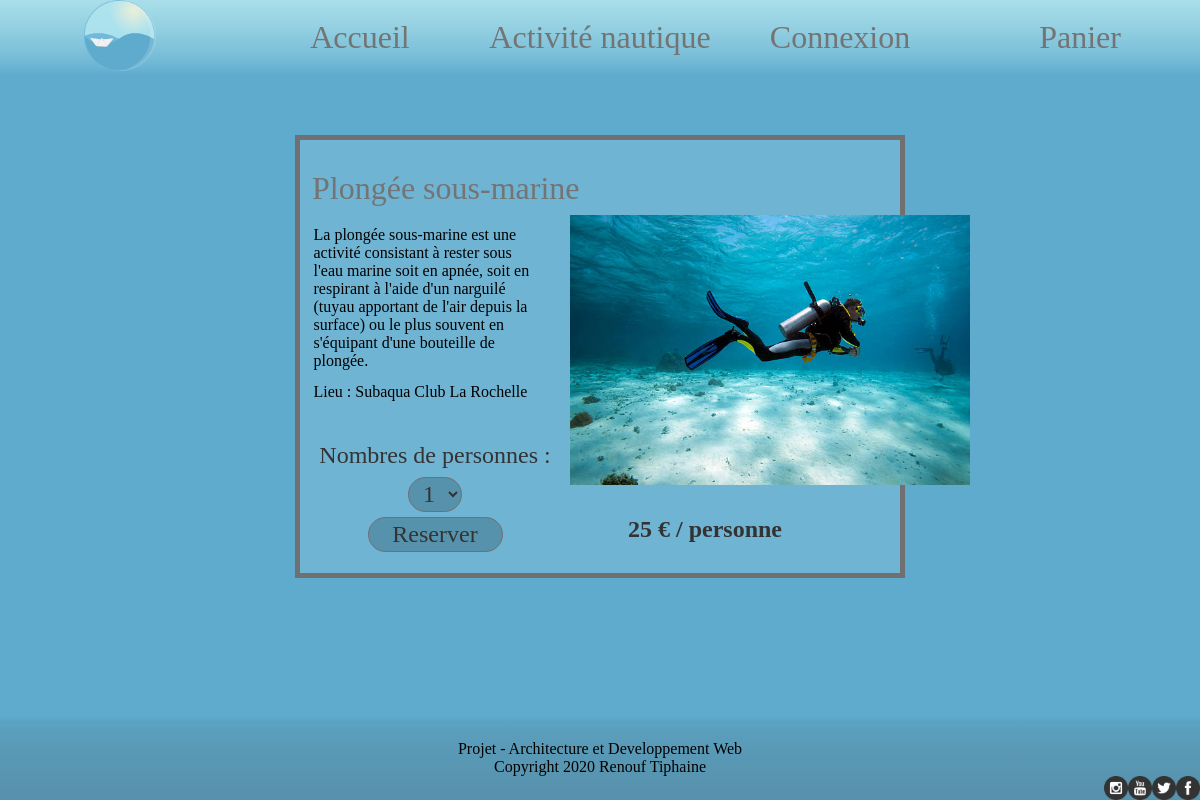
The app's page /vue_sport.php?sport=1 with its own data.
### tables this page shows
CREATE TABLE `sport` (
  `id_sport` int(11) NOT NULL,
  `id_categorie` int(11) NOT NULL,
  `nom` varchar(50) NOT NULL,
  `description` text NOT NULL,
  `lieu` varchar(50) NOT NULL,
  `prix` decimal(6,0) NOT NULL,
  `img` varchar(50) NOT NULL
);

### vue_sport.php (the view, shortened to what this page needs)
<?php
$connexion = connexion();
$size="SELECT count(*) FROM sport";
$numSport=$_GET['sport'];
if($numSport > $size){
    header('Location:index.php');
} else if (!empty($_GET['sport'])){
    $sql="SELECT * FROM sport WHERE id_sport=$numSport";
    $resultat=$connexion->query($sql);
    $sport=$resultat->fetch(PDO::FETCH_ASSOC);
} else {
    header('Location:index.php');
}
?>
<!doctype html>
<html lang="fr">
<head>
    <link rel="stylesheet" href="css/Style.css">
</head>
<body>
    <?php include("header.php");?>
    <article>
        <section id="vue_sport">
            <article>
                <p class="nom"><?=$sport['nom']?></p>
                <div class="orga">
                    <div class="orga2">
                        <p class="des2"><?=$sport['description']?></p>
                        <p id="lieux">Lieu : <?=$sport['lieu']?></p>
                            <form id="nb" action="panier.php" method="post">
                                <label id="nb_pers" for="qte_sport"> Nombres de personnes : </label>
                                <select class="formulaire" name="qte_sport">
                                    <option value="1">1</option>
                                </select>
                                <input id="reserve" type="submit" name="send"  value="Reserver" />
                            </form>
                    </div>
                    <figure>
                        <img src="<?=$sport['img']?>" alt="<?=$sport['nom']?>" class="photo">
                        <figcaption class="prix"><strong><?=$sport['prix']?> € / personne</strong></figcaption>
                    </figure>
                </div>
            </article>
        </section>
    </article>
    <?php include("footer.php");?>
</body>
</html>

### css/Style.css (style rules this page uses)
* { padding: 0; margin: 0; font-family: georgia; }
html { height: 100%; }
body { background: #5EABCE; height: 100%; }
.nom { font-size: 2em; margin-left: 2%; margin-top: 5%; color: #747474; margin-right: auto; }
.orga { display: flex; }
.orga2 { display: flex; width: 45%; flex-direction: column; }
.des2 { display: block; width: 80%; margin-left: 5%; margin-top: 2%; margin-right: 10%; padding-top: 5%; margin-bottom: 5%; }
figure { width: 45%; margin-right: 3%; margin-bottom: 5%; }
.photo { width: 400px; height: 270px; padding-top: 3%; }
.prix { text-align: center; margin-top: 10%; font-size: 1.5em; color: #333333; }
label { font-size: 2em; text-align: center; color: #333333 }
.formulaire { display: block; width: 20%; font-size: 1.5em; color: #333333; background-color: #5792AD; border: 1px solid #707070; border-radius: 27px; padding: 1%; text-align: center; margin-top: 1%; margin-bottom: 2%; outline: none; }
input[type=submit] { display: block; width: 10%; font-size: 1.5em; color: #333333; background-color: #5792AD; border: 1px solid #707070; border-radius: 27px; padding: 1%; text-align: center; cursor: pointer; outline: none; }
#reserve { width: 50%; }
#vue_sport { margin-top: 5%; margin-left: auto; margin-right: auto; border: 5px solid #707070; width: 50%; height: 100%; display: flex; background-color: rgba(255, 255, 255, 0.11); }
#lieux { margin-left: 5%; margin-bottom: 15%; }
#nb_pers { font-size: 1.5em; color: #333333; margin-bottom: 2%; }
#nb { display: flex; flex-direction: column; align-items: center; margin-bottom: 3%; }

### records on screen
sport: nom "Plongée sous-marine", description "La plongée sous-marine est une activité consistant à rester sous l'eau marine soit en apnée, soit en respirant à l'aide d'un narguilé (tuyau apportant de l'air depuis la surface) ou le plus souvent en s'équipant d'une bouteille de plongée.", lieu "Subaqua Club La Rochelle", img (picture), prix "25"
